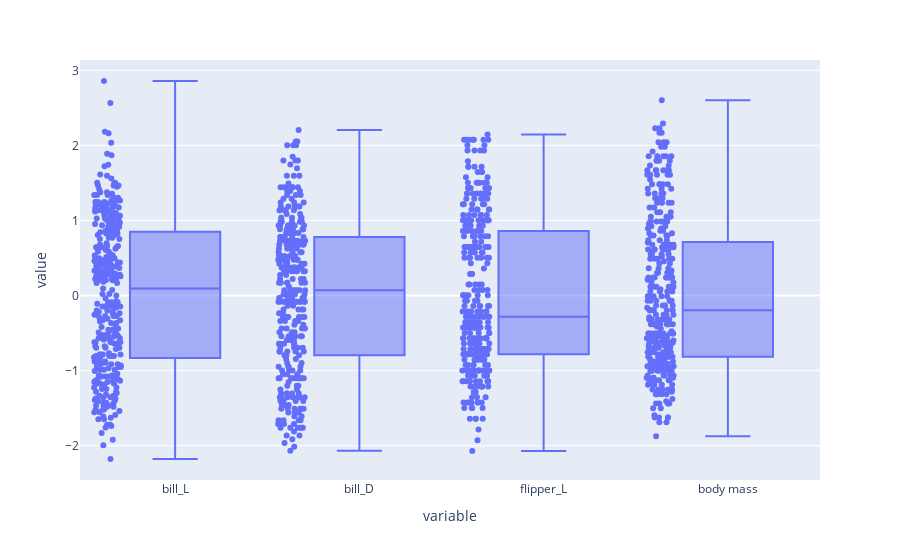

Source (notebook cell):
### Markdown cell above
box plot for data with a distribution

### Code cell
fig = px.box(Penguins_e[['bill_L', 'bill_D', 'flipper_L', 'body mass']],points='all')
fig.show()

### Figure 1 — Plotly figure (JSON) as saved in the notebook; plotly's stock layout.template omitted (floating-point values rounded to 4 significant figures; data arrays with more than 128 entries replaced by an {"elided": "..."} marker saying what was removed)
{"data": [{"alignmentgroup": "True", "boxpoints": "all", "hovertemplate": "variable=%{x}<br>value=%{y}<extra></extra>", "legendgroup": "", "marker": {"color": "#636efa"}, "name": "", "notched": false, "offsetgroup": "", "orientation": "v", "showlegend": false, "type": "box", "x": {"elided": "1332 str values"}, "x0": " ", "xaxis": "x", "y": {"elided": "1332 float values"}, "y0": " ", "yaxis": "y"}], "layout": {"boxmode": "group", "legend": {"tracegroupgap": 0}, "margin": {"t": 60}, "xaxis": {"anchor": "y", "domain": [0, 1], "title": {"text": "variable"}}, "yaxis": {"anchor": "x", "domain": [0, 1], "title": {"text": "value"}}}}
